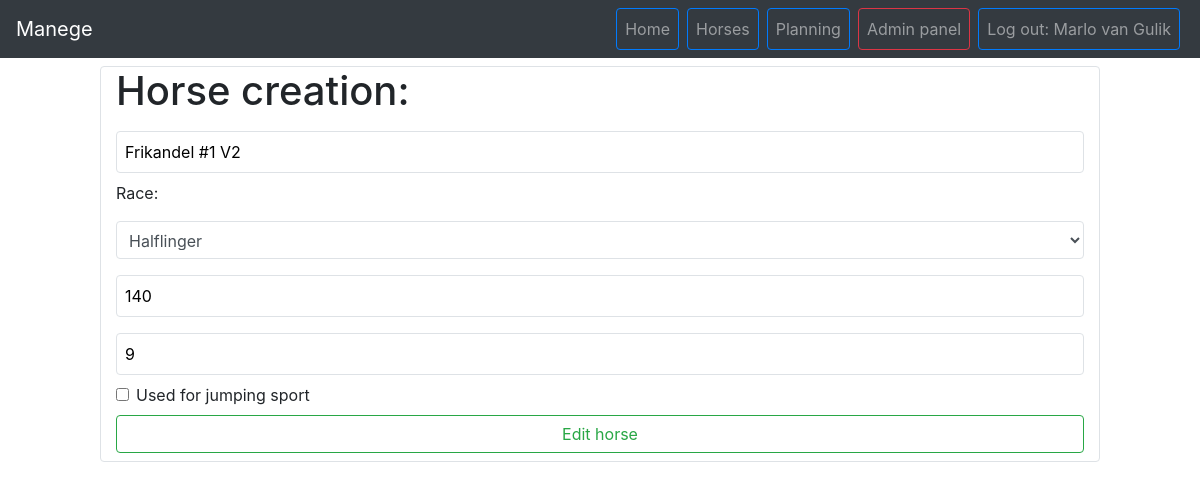
Screenshot of /horses/edit/horse/2 (signed in) with the database file from the repository.
### tables this page shows
CREATE TABLE `horses` (
  `id` int(11) NOT NULL,
  `name` varchar(30) NOT NULL,
  `race` int(11) NOT NULL,
  `age` int(11) NOT NULL,
  `used-for-jump` tinyint(1) NOT NULL,
  `height` int(11) NOT NULL
);

### core/core.php (called while the page is built, shortened)
<?php
function createConn() {
    $conn = NULL;
    try {
        $conn = new PDO(DB_TYPE . ':host=' . DB_HOST . ';dbname=' . DB_NAME . ';charset=' . DB_CHARSET, DB_USER, DB_PASS);
    } catch(PDOexception $exception) {
        echo $exception;
        return NULL;
    }
    return $conn;
}
function DBcommand($statement, $args) {
    foreach(array_keys($args) as $currentArgKey) {
        $args[$currentArgKey] = htmlspecialchars($args[$currentArgKey]);
    }
	$connection = createConn();
	if($connection != NULL) {
		$execStatement = $connection->prepare($statement);
		$execStatement->execute($args);
		$output = [
			'output' => $execStatement->fetchAll(),
			'errorCode' => $execStatement->errorCode()
		];
		return $output;
	}
}
function render($filename, $data = null)
{
	require(ROOT . 'view/templates/header.php');
	require(ROOT . 'view/' . $filename . '.php');
	require(ROOT . 'view/templates/footer.php');
}

### public/index.php (called while the page is built, shortened)
<?php
require(ROOT . "core/core.php");
route();

### model/horsesModel.php (called while the page is built, shortened)
<?php
function getSingleHorse($id) {
    if($id != null) {
        $horseData = DBcommand("SELECT * FROM horses WHERE id = :id", [':id' => $id])['output'][0];
        $outputData = array(
            'name' => $horseData['name'],
            'race' => getSingleRace($horseData['race'])['racename'],
            'age' => $horseData['age'],
            'height' => $horseData['height']
        );
        if($horseData['used-for-jump'] == 0) {
            $outputData['jumps'] = "no";
        } else {
            $outputData['jumps'] = "yes";
        }
        if(getSingleRace($horseData['race'])['witherheight-max'] > $horseData['height']) {
            $outputData['ageStatus'] = "Pony";
        } else {
            $outputData['ageStatus'] = "Horse";
        }
        return $outputData;
    }
}
function getSingleRace($id) {
    return DBcommand("SELECT * FROM races WHERE id = :id", [':id' => $id])['output'][0];
}

### view/horse/editHorse.php (the view, shortened to what this page needs)
<div class="container my-2 col-lg-10 border rounded">
    <h1>Horse creation: </h1>
    <form action="" method="post">
        <input class="col-12 p-2 my-2 border rounded" type="text" name="name" placeholder="Horse name" value="<?= $horseData['name'] ?>">
        <label for="race">Race: </label><select class="form-control col-12 p-2 my-2 border rounded" name="race" id="race"><?php foreach($allRaces as $race) { ?>
            <option value="<?= $race['id'] ?>" <?php if($race['racename'] == $horseData['race']) echo "selected"; ?>><?= $race['racename'] ?></option>
        <?php } ?></select>
        <input class="col-12 p-2 my-2 border rounded" type="number" name="witherHeight" placeholder="Wither height" value="<?= $horseData['height'] ?>">
        <input class="col-12 p-2 my-2 border rounded" type="number" name="age" placeholder="Age" value="<?= $horseData['age'] ?>">
        <div class="form-check">
            <input class="form-check-input" type="checkbox" name="usedForJump" id="usedForJump" <?php if($horseData['jumps'] == "yes") echo "checked"; ?>><label for="usedForJump" class="form-check-label">Used for jumping sport</label>
        </div>
        <input class="btn btn-outline-success btn-block my-2" type="submit" value="Edit horse">
    </form>
</div>

### rows the page displays
horses: name "Frikandel #1 V2", witherHeight "140", age "9"

### other values shown
$_SESSION['loggedInRName'] "Marlo van Gulik"
form field race "Halflinger"
